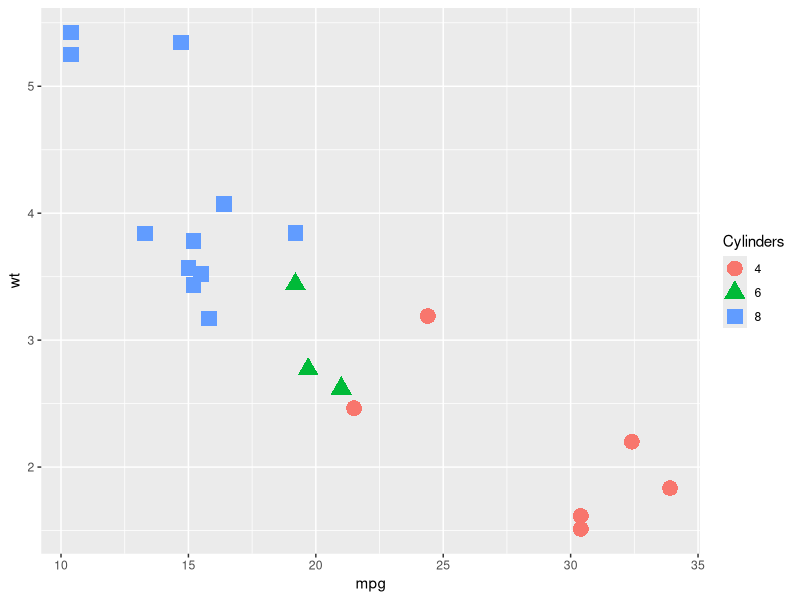

R code for this plot:
## This exercise demonstrates simple symbol grouping in qplot()

# Bring in the data
setwd("./data")
frame <- read.csv("DataSet-Autos.csv")

# Bring in ggplot2
library(ggplot2)

# encode variable values
Cylinders <- factor(frame$cyl)

# plot fuel economy and weight, differentiated by engine type
qplot(data = frame, mpg, wt, size = I(5), shape = Cylinders, color = Cylinders)
